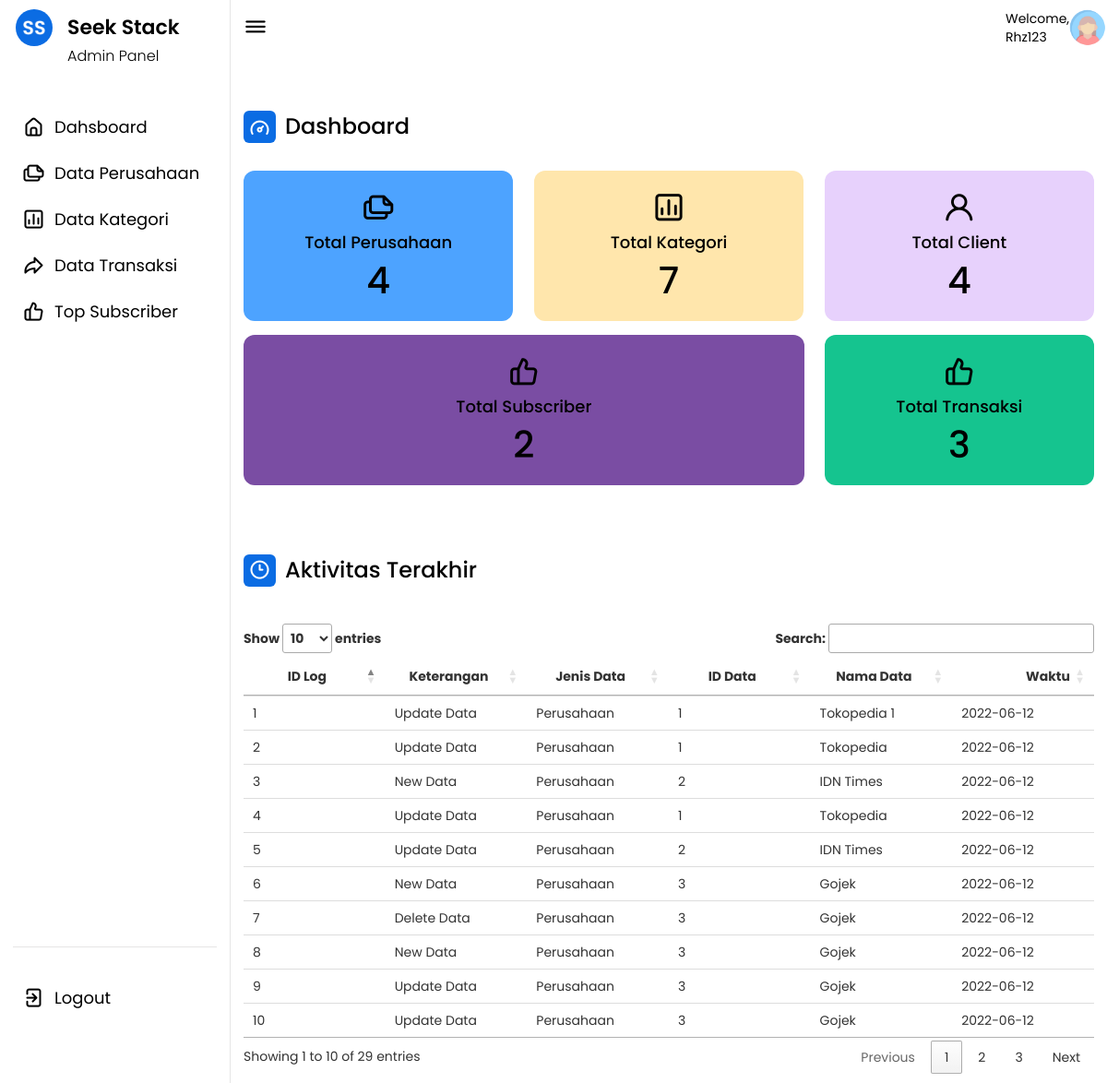
/admin.php (signed in), run on the app's committed database.
### tables this page shows
CREATE TABLE `log_activity` (
  `id` int(11) NOT NULL AUTO_INCREMENT,
  `keterangan` varchar(20) NOT NULL,
  `data_type` varchar(20) NOT NULL,
  `id_data` int(11) NOT NULL,
  `data_name` varchar(20) NOT NULL,
  `waktu` date NOT NULL,
  PRIMARY KEY (`id`)
);

### admin.php (the view, shortened to what this page needs)
<?php
 include 'dbconnect.php';
?>
<!DOCTYPE html>
    <head>
		<link rel="stylesheet" type="text/css" href="css/index.css" />
        <link rel="stylesheet" href="https://maxcdn.bootstrapcdn.com/bootstrap/3.3.7/css/bootstrap.min.css">
        <link rel="stylesheet" href="css/admin-css.css">
        <link rel="stylesheet" href="https://unicons.iconscout.com/release/v4.0.0/css/line.css">
        <link rel="stylesheet" href="https://cdn.datatables.net/1.11.5/css/jquery.dataTables.min.css">
	</head>
    <body>
        <?php include 'nav-admin.php'; ?>
        <section class="dashboard">
            <div class="top">
                <i class="uil uil-bars sidebar-toggle"></i>
                <?php  if (!isset($_SESSION['session_user'])) : ?>
                    <span class="user" style="margin-left: 800px;">Please login first!</span>
                <?php else : ?>
                    <span class="user" style="margin-left: 800px;">
                    Welcome, <?php echo $_SESSION['session_user']; ?>
                    </span>
                <img src="image/profile-admin.png" alt="">
                <?php endif ?>
            </div>
            <div class="dash-content">
                <div class="overview">
                    <div class="title">
                        <i class="uil uil-tachometer-fast-alt"></i>
                        <span class="text">Dashboard</span>
                    </div>
                    <?php
                    $query1 = mysqli_query($conn, "SELECT COUNT(id_perusahaan) as total FROM daftar_perusahaan");
                    while($row = $query1->fetch_assoc()){
                        $total_perusahaan = $row['total'];
                    }
                    $query2 = mysqli_query($conn, "SELECT COUNT(id_kategori) as total FROM daftar_kategori");
                    while($row = $query2->fetch_assoc()){
                        $total_kat = $row['total'];
                    }
                    $query3 = mysqli_query($conn, "SELECT COUNT(id) as total FROM users");
                    while($row = $query3->fetch_assoc()){
                        $total_user = $row['total'];
                    }
                    $query4 = mysqli_query($conn, "SELECT COUNT(id_trans) as total FROM transaksi");
                    while($row = $query4->fetch_assoc()){
                        $total_transaksi = $row['total'];
                    }
                    $query5 = mysqli_query($conn, "SELECT COUNT(DISTINCT(username)) as total FROM transaksi");
                    while($row = $query5->fetch_assoc()){
                        $total_subs = $row['total'];
                    }
                    ?>
                    <div class="boxes">
                        <div class="box box1">
                            <i class="uil uil-files-landscapes"></i>
                            <span class="text">Total Perusahaan</span>
                            <span class="number"><?php echo $total_perusahaan?></span>
                        </div>
                        <div class="box box2">
                            <i class="uil uil-chart"></i>
                            <span class="text">Total Kategori</span>
                            <span class="number"><?php echo $total_kat?></span>
                        </div>
                        <div class="box box3">
                            <i class="uil uil-user"></i>
                            <span class="text">Total Client</span>
                            <span class="number"><?php echo $total_user?></span>
                        </div>
                        <div class="box box4">
                            <i class="uil uil-thumbs-up"></i>
                            <span class="text">Total Subscriber</span>
                            <span class="number"><?php echo $total_subs?></span>
                        </div>
                        <div class="box box5">
                            <i class="uil uil-thumbs-up"></i>
                            <span class="text">Total Transaksi</span>
                            <span class="number"><?php echo $total_transaksi?></span>
                        </div>
                    </div>
                </div>
                <div class="activity">
                    <div class="title">
                        <i class="uil uil-clock-three"></i>
                        <span class="text">Aktivitas Terakhir</span>
                    </div>
                    <div class="activity-data">
                        <div class="table-responsive">
                            <table class="table table-hover" id="dataTable" width="100%" cellspacing="0">
                            <thead>
                                    <tr>
                                        <th  style="text-align: center;">ID Log</th>
                                        <th  style="text-align: center;">Keterangan</th>
                                        <th  style="text-align: center;">Jenis Data</th>
                                        <th  style="text-align: center;">ID Data</th>
                                        <th  style="text-align: center;">Nama Data</th>
                                        <th  style="text-align: right;">Waktu</th>
                                    </tr>
                                </thead>
                                <tbody>
                                    <?php
                                        $query = mysqli_query($conn, "SELECT * FROM log_activity ORDER BY id DESC");
                                        while($row = $query->fetch_assoc()){
                                          echo
                                          "<tr>
                                          <td>".$row['id']."</td>
                                          <td>".$row['keterangan']."</td>
                                          <td>".$row['data_type']."</td>
                                          <td>".$row['id_data']."</td>
                                          <td>".$row['data_name']."</td>
                                          <td>".$row['waktu']."</td>
                                          </tr>";
                                         }
                                         ?>
                                </tbody>
                            </table>
                        </div>
                    </div>
                </div>
            </div>
        </section>
    </body>
</html>

### css/admin-css.css (style rules this page uses)
* { margin: 0; padding: 0; box-sizing: border-box; font-family: 'Poppins', sans-serif; }
body { min-height: 100vh; }
.dashboard { position: relative; left: 250px; background-color: var(--panel-color); min-height: 100vh; width: calc(100% - 250px); padding: 10px 14px; transition: var(--tran-05); }
.dashboard .top { position: fixed; top: 0; left: 250px; display: flex; width: calc(100% - 250px); justify-content: space-between; align-items: center; padding: 10px 14px; background-color: var(--panel-color); transition: var(--tran-05); z-index: 10; }
.dashboard .top .sidebar-toggle { font-size: 26px; color: var(--text-color); cursor: pointer; }
.top .user { color: var(--text-color); }
.top img { width: 40px; border-radius: 50%; }
.dashboard .dash-content { padding-top: 50px; }
.dash-content .title { display: flex; align-items: center; margin: 60px 0 30px 0; }
.dash-content .title i { position: relative; height: 35px; width: 35px; background-color: var(--primary-color); border-radius: 6px; color: var(--title-icon-color); display: flex; align-items: center; justify-content: center; font-size: 24px; }
.dash-content .title .text { font-size: 24px; font-weight: 500; color: var(--text-color); margin-left: 10px; }
.dash-content .boxes { display: flex; align-items: center; justify-content: space-between; flex-wrap: wrap; }
.dash-content .boxes .box { display: flex; flex-direction: column; align-items: center; border-radius: 12px; width: calc(100% / 3 - 15px); padding: 15px 20px; margin-bottom: 15px; background-color: var(--box1-color); transition: var(--tran-05); }
.boxes .box i { font-size: 35px; color: var(--text-color); }
.boxes .box .text { white-space: nowrap; font-size: 18px; font-weight: 500; color: var(--text-color); }
.boxes .box .number { font-size: 40px; font-weight: 500; color: var(--text-color); }
.boxes .box.box2 { background-color: var(--box2-color); }
.boxes .box.box3 { background-color: var(--box3-color); }
.boxes .box.box4 { background-color: var(--box4-color); width: calc(200% / 3 - 7px); }
.boxes .box.box5 { background-color: var(--box5-color); }
.dash-content .activity .activity-data { display: flex; justify-content: space-between; align-items: center; width: 100%; }
.activity .activity-data { display: flex; }
table { width: 100%; table-layout: fixed; }

### data on the page
log_activity: id "10", keterangan "Update Data", data_type "Perusahaan", id_data "3", data_name "Gojek", waktu "2022-06-12"
log_activity: id "9", keterangan "Update Data", data_type "Perusahaan", id_data "3", data_name "Gojek", waktu "2022-06-12"
log_activity: id "8", keterangan "New Data", data_type "Perusahaan", id_data "3", data_name "Gojek", waktu "2022-06-12"
log_activity: id "7", keterangan "Delete Data", data_type "Perusahaan", id_data "3", data_name "Gojek", waktu "2022-06-12"
log_activity: id "6", keterangan "New Data", data_type "Perusahaan", id_data "3", data_name "Gojek", waktu "2022-06-12"
log_activity: id "5", keterangan "Update Data", data_type "Perusahaan", id_data "2", data_name "IDN Times", waktu "2022-06-12"
log_activity: id "4", keterangan "Update Data", data_type "Perusahaan", id_data "1", data_name "Tokopedia", waktu "2022-06-12"
log_activity: id "3", keterangan "New Data", data_type "Perusahaan", id_data "2", data_name "IDN Times", waktu "2022-06-12"
log_activity: id "2", keterangan "Update Data", data_type "Perusahaan", id_data "1", data_name "Tokopedia", waktu "2022-06-12"
log_activity: id "1", keterangan "Update Data", data_type "Perusahaan", id_data "1", data_name "Tokopedia 1", waktu "2022-06-12"

### other printed values
$_SESSION['session_user'] "Rhz123"
$total_perusahaan "4"
$total_kat "7"
$total_user "4"
$total_subs "2"
$total_transaksi "3"
